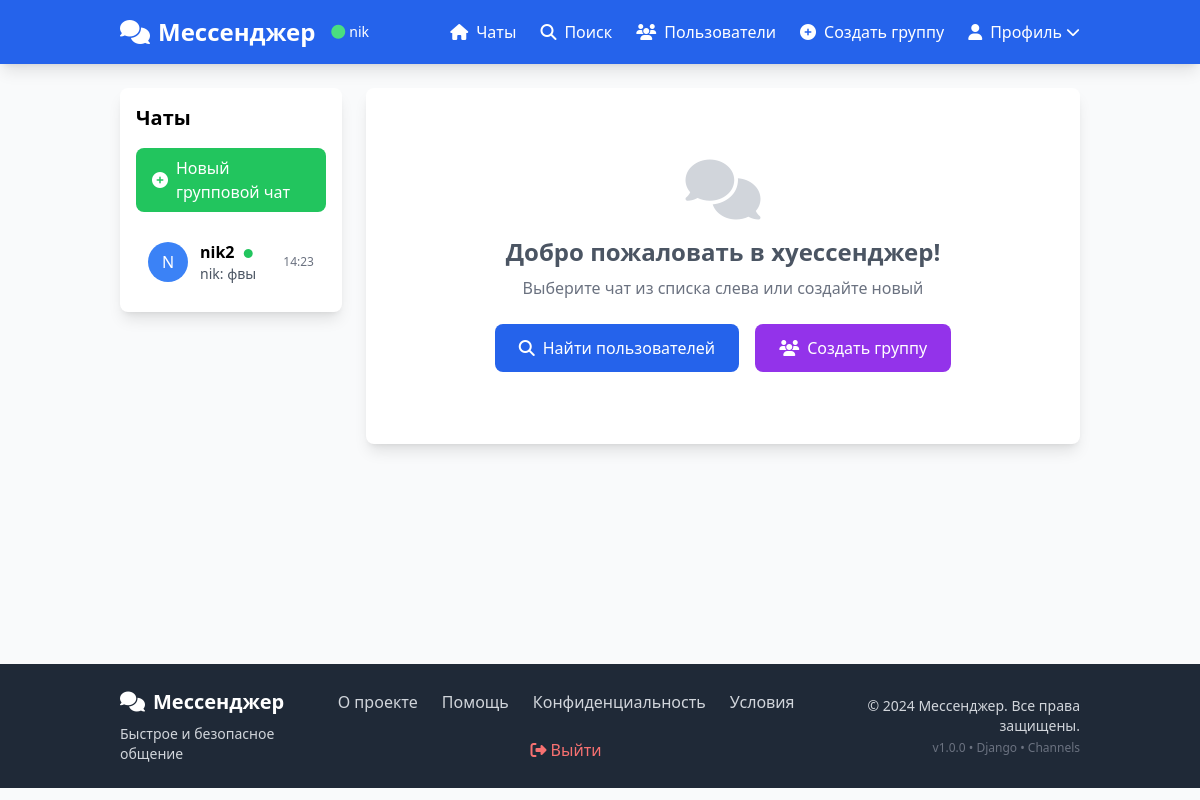
The app's page / (signed in), older data.
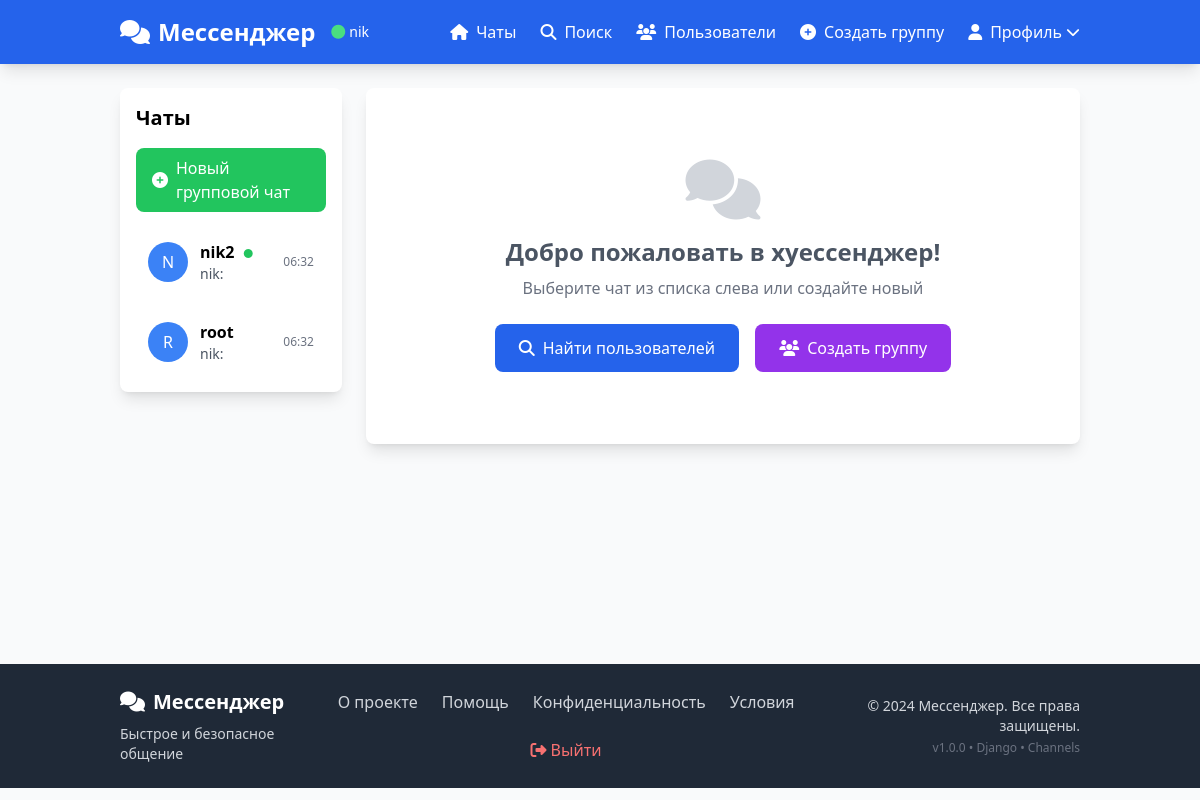
The same page, newer data.
### accounts/models.py (models this page shows, shortened)
class CustomUser(AbstractUser):
    bio = models.TextField(blank=True, null=True, verbose_name="О себе")
    avatar = models.ImageField(upload_to='avatars/', blank=True, null=True, verbose_name="Аватар")
    online = models.BooleanField(default=False, verbose_name="Онлайн")
    last_seen = models.DateTimeField(auto_now=True, verbose_name="Последний раз в сети")
    groups = models.ManyToManyField(
        'auth.Group',
        verbose_name='groups',
        blank=True,
        help_text='The groups this user belongs to. A user will get all permissions granted to each of their groups.',
        related_name="customuser_set",
        related_query_name="customuser",
    )
    user_permissions = models.ManyToManyField(
        'auth.Permission',
        verbose_name='user permissions',
        blank=True,
        help_text='Specific permissions for this user.',
        related_name="customuser_set",
        related_query_name="customuser",
    )
    class Meta:
        verbose_name = "Пользователь"
        verbose_name_plural = "Пользователи"

### messenger/models.py (models this page shows, shortened)
class ChatRoom(models.Model):
    name = models.CharField(
        max_length=255,
        blank=True,
        null=True,
        verbose_name="Название чата"
    )
    participants = models.ManyToManyField(
        settings.AUTH_USER_MODEL,
        related_name='chatrooms'
    )
    is_group = models.BooleanField(
        default=False,
        verbose_name="Групповой чат"
    )
    created_at = models.DateTimeField(
        auto_now_add=True
    )
    updated_at = models.DateTimeField(
        auto_now=True
    )
    total_media_files = models.IntegerField(
        default=0,
        verbose_name="Всего медиафайлов"
    )
    last_media_upload = models.DateTimeField(
        null=True,
        blank=True,
        verbose_name="Последняя загрузка медиа"
    )
    class Meta:
        verbose_name = "Чат"
        verbose_name_plural = "Чаты"

class Message(models.Model):
    chat = models.ForeignKey(
        ChatRoom,
        on_delete=models.CASCADE,
        related_name='messages'
    )
    sender = models.ForeignKey(
        settings.AUTH_USER_MODEL,
        on_delete=models.CASCADE,
        related_name='sent_messages'
    )
    content = models.TextField(
        blank=True,
        verbose_name="Текст сообщения"
    )
    media_file = models.ForeignKey(
        MediaFile,
        on_delete=models.SET_NULL,
        null=True,
        blank=True,
        related_name='messages'
    )
    timestamp = models.DateTimeField(
        auto_now_add=True
    )
    read_by = models.ManyToManyField(
        settings.AUTH_USER_MODEL,
        related_name='read_messages',
        blank=True
    )
    is_read = models.BooleanField(
        default=False,
        verbose_name="Прочитано"
    )
    is_edited = models.BooleanField(
        default=False,
        verbose_name="Редактировано"
    )
    edited_at = models.DateTimeField(
        null=True,
        blank=True,
        verbose_name="Время редактирования"
    )
    MESSAGE_TYPES = [
        ('text', 'Текстовое'),
        ('image', 'Изображение'),
        ('video', 'Видео'),
        ('audio', 'Аудио'),
        ('document', 'Документ'),
        ('voice', 'Голосовое'),
    ]
    message_type = models.CharField(
        max_length=10,
        choices=MESSAGE_TYPES,
        default='text',
        verbose_name="Тип сообщения"
    )
    class Meta:
        verbose_name = "Сообщение"
        verbose_name_plural = "Сообщения"
        ordering = ['timestamp']
        indexes = [
            models.Index(fields=['chat', 'timestamp']),
            models.Index(fields=['sender', 'timestamp']),
            models.Index(fields=['message_type', 'timestamp']),
        ]

### messenger/views.py (the view)
# urls.py: path('', views.chat_list, name='chat_list'),
@login_required
def chat_list(request):
    chats = ChatRoom.objects.filter(participants=request.user).annotate(
        last_message_time=Max('messages__timestamp')
    ).order_by('-last_message_time', '-updated_at')
    return render(request, 'messenger/chat_list.html', {'chats': chats})

### templates/messenger/chat_list.html (shortened to what this page needs)
{% extends 'base.html' %}
{% block content %}
<div class="grid grid-cols-4 gap-6">
    <div class="col-span-1">
        <div class="bg-white rounded-lg shadow-lg p-4 chat-list">
            <h2 class="text-xl font-bold mb-4">Чаты</h2>
            <div class="mb-4">
                <a href="{% url 'create_group' %}"
                   class="w-full bg-green-500 hover:bg-green-600 text-white py-2 px-4 rounded-lg flex items-center justify-center">
                    <i class="fas fa-plus-circle mr-2"></i> Новый групповой чат
                </a>
            </div>
            <div class="space-y-3">
                {% for chat in chats %}
                <a href="{% url 'chat_detail' chat.id %}"
                   class="block p-3 rounded-lg hover:bg-blue-50 {% if request.resolver_match.kwargs.chat_id == chat.id %}bg-blue-100 border-l-4 border-blue-500{% endif %}">
                    <div class="flex items-center">
                        {% if chat.is_group %}
                        <div class="w-10 h-10 rounded-full bg-purple-500 text-white flex items-center justify-center mr-3">
                            <i class="fas fa-users"></i>
                        </div>
                        {% else %}
                        {% for participant in chat.participants.all %}
                        {% if participant != user %}
                        {% if participant.avatar %}
                        <img src="{{ participant.avatar.url }}" alt="{{ participant.username }}"
                             class="w-10 h-10 rounded-full mr-3">
                        {% else %}
                        <div class="w-10 h-10 rounded-full bg-blue-500 text-white flex items-center justify-center mr-3">
                            {{ participant.username|first|upper }}
                        </div>
                        {% endif %}
                        {% endif %}
                        {% endfor %}
                        {% endif %}
                        <div class="flex-grow">
                            <div class="font-semibold">
                                {% if chat.is_group %}
                                    {{ chat.name|default:"Групповой чат" }}
                                {% else %}
                                    {% for participant in chat.participants.all %}
                                        {% if participant != user %}
                                            {{ participant.username }}
                                            {% if participant.online %}
                                            <span class="text-green-500 ml-1 text-xs">●</span>
                                            {% endif %}
                                        {% endif %}
                                    {% endfor %}
                                {% endif %}
                            </div>
                            {% if chat.messages.last %}
                            <div class="text-sm text-gray-600 truncate">
                                {{ chat.messages.last.sender.username }}: {{ chat.messages.last.content|truncatechars:30 }}
                            </div>
                            {% endif %}
                        </div>
                        {% if chat.messages.last %}
                        <div class="text-xs text-gray-500">
                            {{ chat.messages.last.timestamp|date:"H:i" }}
                        </div>
                        {% endif %}
                    </div>
                </a>
                {% endfor %}
            </div>
        </div>
    </div>
    <div class="col-span-3">
        <div class="bg-white rounded-lg shadow-lg p-6">
            <div class="text-center py-12">
                <i class="fas fa-comments text-6xl text-gray-300 mb-4"></i>
                <h3 class="text-2xl font-bold text-gray-600 mb-2">Добро пожаловать в хуессенджер!</h3>
                <p class="text-gray-500 mb-6">Выберите чат из списка слева или создайте новый</p>
                <div class="flex justify-center space-x-4">
                    <a href="{% url 'search_users' %}"
                       class="bg-blue-600 hover:bg-blue-700 text-white px-6 py-3 rounded-lg flex items-center">
                        <i class="fas fa-search mr-2"></i> Найти пользователей
                    </a>
                    <a href="{% url 'create_group' %}"
                       class="bg-purple-600 hover:bg-purple-700 text-white px-6 py-3 rounded-lg flex items-center">
                        <i class="fas fa-users mr-2"></i> Создать группу
                    </a>
                </div>
            </div>
        </div>
    </div>
</div>
{% endblock %}

### templates/base.html (shortened to what this page needs)
<!DOCTYPE html>
<html lang="ru">
<head>
    <script src="https://cdn.tailwindcss.com"></script>
    <link rel="stylesheet" href="https://cdnjs.cloudflare.com/ajax/libs/font-awesome/6.4.0/css/all.min.css">
</head>
<body class="bg-gray-50">
    <nav class="bg-blue-600 text-white shadow-lg">
        <div class="container-responsive">
            <div class="flex justify-between items-center py-4">
                <div class="flex items-center space-x-4">
                    <a href="{% url 'chat_list' %}" class="text-2xl font-bold hover:text-blue-200 transition">
                        <i class="fas fa-comments mr-2"></i>Мессенджер
                    </a>
                    {% if user.is_authenticated %}
                    <div class="text-sm hidden md:block">
                        <span class="flex items-center">
                            <i class="fas fa-circle text-green-400 mr-1"></i>
                            <span class="font-medium">{{ user.username }}</span>
                        </span>
                    </div>
                    {% endif %}
                </div>
                <div class="hidden md:flex items-center space-x-6" id="desktop-menu">
                    {% if user.is_authenticated %}
                    <a href="{% url 'chat_list' %}" class="hover:text-blue-200 transition flex items-center">
                        <i class="fas fa-home mr-2"></i>Чаты
                    </a>
                    <a href="{% url 'search_users' %}" class="hover:text-blue-200 transition">
                        <i class="fas fa-search mr-2"></i>Поиск
                    </a>
                    <a href="{% url 'user_list' %}" class="hover:text-blue-200 transition">
                        <i class="fas fa-users mr-2"></i>Пользователи
                    </a>
                    <a href="{% url 'create_group' %}" class="hover:text-blue-200 transition">
                        <i class="fas fa-plus-circle mr-2"></i>Создать группу
                    </a>
                    <div class="relative group">
                        <button class="flex items-center hover:text-blue-200 transition">
                            <i class="fas fa-user mr-2"></i>Профиль
                            <i class="fas fa-chevron-down ml-1 text-sm"></i>
                        </button>
                    </div>
                    {% else %}
                    <a href="{% url 'login' %}" class="hover:text-blue-200 transition">Войти</a>
                    <a href="{% url 'register' %}" class="btn btn-primary px-4 py-2">
                        <i class="fas fa-user-plus mr-2"></i>Регистрация
                    </a>
                    {% endif %}
                </div>
            </div>
        </div>
    </nav>
    <main class="container-responsive py-6 min-h-[calc(100vh-200px)]">
        {% block content %}{% endblock %}
    </main>
    <footer class="bg-gray-800 text-gray-300 py-6 mt-auto">
        <div class="container-responsive">
            <div class="flex flex-col md:flex-row justify-between items-center">
                <div class="mb-4 md:mb-0">
                    <a href="{% url 'chat_list' %}" class="text-xl font-bold text-white">
                        <i class="fas fa-comments mr-2"></i>Мессенджер
                    </a>
                    <p class="text-sm mt-2">Быстрое и безопасное общение</p>
                </div>
                <div class="flex flex-wrap justify-center gap-6">
                    <a href="#" class="hover:text-white transition">О проекте</a>
                    <a href="#" class="hover:text-white transition">Помощь</a>
                    <a href="#" class="hover:text-white transition">Конфиденциальность</a>
                    <a href="#" class="hover:text-white transition">Условия</a>
                    {% if user.is_authenticated %}
                    <a href="{% url 'logout' %}" class="text-red-400 hover:text-red-300 transition">
                        <i class="fas fa-sign-out-alt mr-1"></i>Выйти
                    </a>
                    {% endif %}
                </div>
                <div class="mt-4 md:mt-0 text-center md:text-right">
                    <p class="text-sm">
                        © 2024 Мессенджер. Все права защищены.
                    </p>
                    <p class="text-xs mt-1 text-gray-500">
                        v1.0.0 • Django • Channels
                    </p>
                </div>
            </div>
        </div>
    </footer>
</body>
</html>

### templates/base.html (style rules this page uses)
* { box-sizing: border-box; max-width: 100%; }
html, body { margin: 0; padding: 0; width: 100%; height: 100%; overflow-x: hidden; font-family: 'Segoe UI', system-ui, -apple-system, sans-serif; }
body { position: relative; min-height: 100vh; }
* { scrollbar-width: thin; scrollbar-color: #888 #f1f1f1; }
.container-responsive { width: 100%; padding-left: 1rem; padding-right: 1rem; margin-left: auto; margin-right: auto; }
@media (min-width: 640px) { .container-responsive { max-width: 640px; padding-left: 1.5rem; padding-right: 1.5rem; } }
@media (min-width: 768px) { .container-responsive { max-width: 768px; } }
@media (min-width: 1024px) { .container-responsive { max-width: 1024px; padding-left: 2rem; padding-right: 2rem; } }

Row changes from the older to the newer data that the page shows:
changed ChatRoom (number 1 of 2 on the later page): messages.last.timestamp "14:23" → "06:32"; messages.last.content "фвы" → (not shown)
added ChatRoom: messages.last.sender.username "nik", messages.last.timestamp "06:32"
now on this page (row unchanged): CustomUser: username|first "R", username "root"
